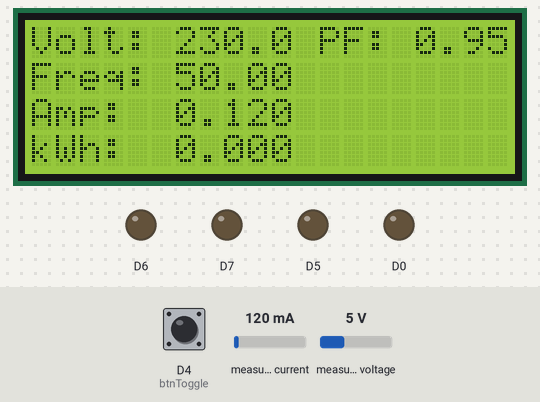
A sketch run on a simulated ESP8266 (NodeMCU). Shown: 20×4 character LCD, output pins drawn as LEDs (lit = HIGH). The test bench sets the inputs (shaded band); at power-on: D4 (btnToggle) HIGH, measured current 120 mA, measured voltage 5 V. WiFi joins after 1.5 s; servers stay silent unless stated.

Above: at 4.5 s.
4.6 s: D4 (btnToggle) pulled LOW for 0.35 s
At 5.1 s:
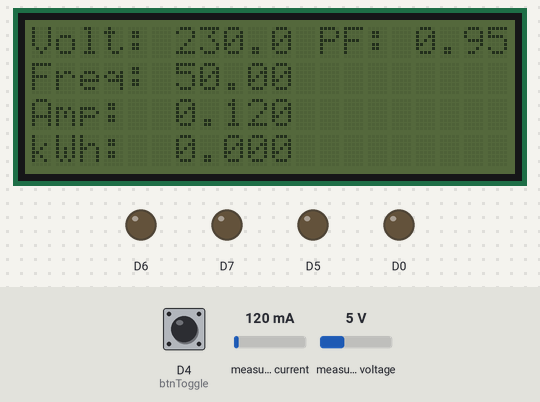
6.4 s: measured current set to 40 mA
At 7.8 s:
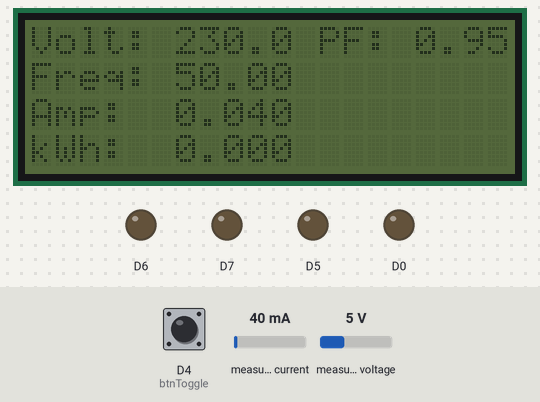
8.7 s: measured voltage set to 0.3 V
At 10.0 s:
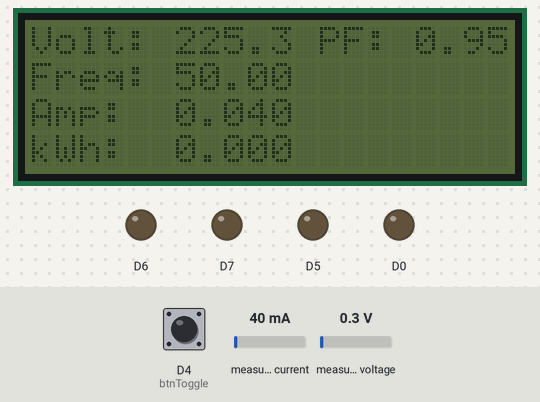
10.8 s: D4 (btnToggle) pulled LOW for 1 s
At 12.4 s:
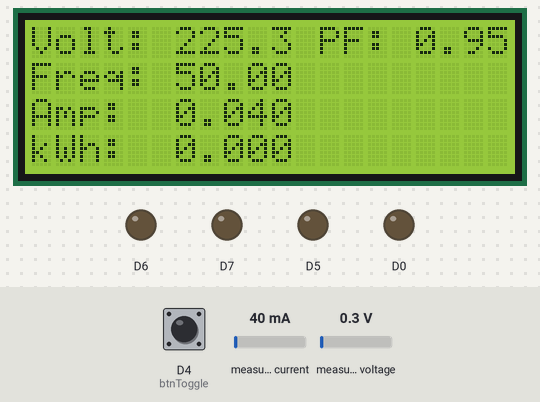
13.3 s: measured current set to 500 mA
At 14.9 s:
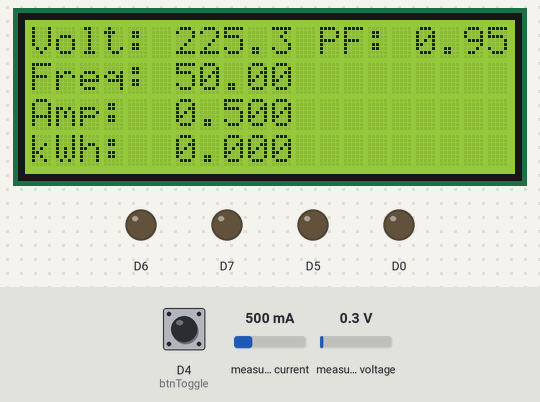
15.2 s: measured voltage set to 3.8 V
At 17.2 s:
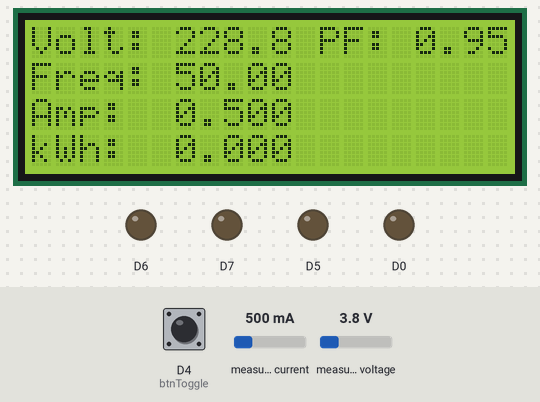
Timing chart, 0 to 18.7 s (numbered marks = the images above; inputs shaded):
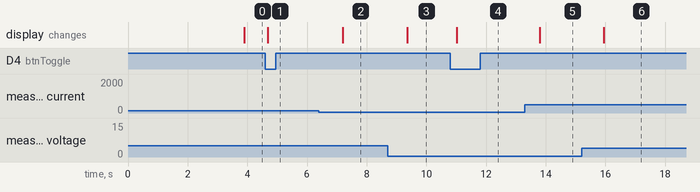

Measured:
- after the input at 4.6 s, the display: changes after 0.08 s (image 1)
- after the input at 6.4 s, the display: changes after 0.80 s (image 2)
- after the input at 8.7 s, the display: changes after 0.65 s (image 3)
- after the input at 10.8 s, the display: changes after 0.22 s (image 4)
- after the input at 13.3 s, the display: changes after 0.50 s (image 5)
- after the input at 15.2 s, the display: changes after 0.75 s (image 6)

The sketch:

MeterSocket_httpClient.ino
```cpp
#include <PZEM004Tv30.h>
#include <ESP8266WiFi.h>
#include <ESP8266WiFiMulti.h>
#include <ESP8266HTTPClient.h>
#include <LiquidCrystal_I2C.h>

#define btnReset D3
#define btnToggle D4

struct BTN{
  int main;
  int s1;
  int s2;
  int s3;
  int rst;
};
struct BTN state = {1,1,1,1,1};
struct BTN relay = {D0,D5,D6,D7,7};

String payload = "";
char btnState[6], str[30];
bool lcdBool = true;
float Voltage=0.0, Current=0.0, Frequency = 0.0, Power=0.0, Energy = 0.0, PF = 0.0;
int httpCode;

PZEM004Tv30 pzem(&Serial);
LiquidCrystal_I2C lcd(0x27, 20, 4);
ESP8266WiFiMulti wifiMulti;
HTTPClient http;

void setup() {
  lcd.begin();
  lcd.backlight();
  lcd.noCursor();
  lcd.clear();
  lcd.setCursor(0,1);
  lcd.print("Booting up");
  wifiMulti.addAP("#teamChitoge", "truenibba");
  wifiMulti.addAP("anon", "12345678");
  wifiMulti.addAP("Ganda & Cute Boarding House", "llaneta583");
  wifiMulti.addAP("Meter Socket", "FabLab2.0");
  pinMode(D5, OUTPUT);
  pinMode(D6, OUTPUT);
  pinMode(D7, OUTPUT);
  pinMode(D0, OUTPUT);
  pinMode(D3, INPUT);
  pinMode(D4, INPUT);
  delay(2000);
}

void loop() {
  static unsigned long lastMillis = 0;
  unsigned long currentMillis = millis();
  if (currentMillis - lastMillis > 150) {
    lastMillis = currentMillis;
    if(wifiMulti.run() == WL_CONNECTED){
      http.begin("http://tiano.codes/metersocket/api/esp.php");
      int httpCode = http.GET();
      if(httpCode == HTTP_CODE_OK){
        payload = http.getString();
        payload.toCharArray(btnState, 6);
        state.main = (int)btnState[0]-48;
        state.s1 = (int)btnState[1]-48;
        state.s2 = (int)btnState[2]-48;
        state.s3 = (int)btnState[3]-48;
        state.rst = (int)btnState[4]-48;
        setRelay();
        if(state.rst){
          http.end();
          http.begin("http://tiano.codes/metersocket/api/update.php?id=5&status=0");
          httpCode = http.GET();
          pzem.resetEnergy();
        }
        sendRawData();
      }
      http.end();
      updateValues();
      lcdPrint();
    }else{
      lcd.setCursor(0,0);
      lcd.print("Connecting to wifi");
    }
  }
  scanButtons();
}

void setRelay(){
  digitalWrite(relay.main, !state.main);
  digitalWrite(relay.s1, !state.s1);
  digitalWrite(relay.s2, !state.s2);
  digitalWrite(relay.s3, !state.s3);
}

void sendRawData() {
  static unsigned long lastMillis = 0;
  unsigned long currentMillis = millis();
  if (currentMillis - lastMillis > 1000) {
    lastMillis = currentMillis;
    String postStr = "voltage="+String(Voltage,1)+"&frequency="+String(Frequency,2)+"&amperage="+String(Current,3)+"&energy="+String(Energy,3)+"&pFactor="+String(PF,2);
    http.begin("http://tiano.codes/metersocket/api/update.php?"+postStr);
    httpCode = http.GET();
    http.end();
  }
}

void updateValues() {
  static unsigned long lastMillis = 0;
  unsigned long currentMillis = millis();
  if (currentMillis - lastMillis > 1000) {
    lastMillis = currentMillis;
    Voltage = pzem.voltage();
    if (!isnan(Voltage))
    {
      Current = pzem.current();
      Energy  = pzem.energy();
      Power = pzem.power();
      PF = pzem.pf();
      Frequency = pzem.frequency();
    } else {
      Voltage = 0.0;
      Current = 0.0;
      Power = 0.0;
      PF = 0.0;
      Frequency = 0.0;
    }
  }
}

void lcdPrint(){
  char valBuffer[15];
  char valBuffer2[15];
  lcd.setCursor(0,0);
  dtostrf(Voltage, 5, 1, valBuffer);
  dtostrf(PF, 5, 2, valBuffer2);
  sprintf(str, "Volt: %s PF:%s", valBuffer, valBuffer2);
  lcd.print(str);
  lcd.setCursor(0,1);
  dtostrf(Frequency, 5, 2, valBuffer);
  sprintf(str, "Freq: %s", valBuffer);

  lcd.print(str);
  lcd.setCursor(0,2);
  dtostrf(Current, 4, 3, valBuffer);
  sprintf(str, "Amp:  %s    ", valBuffer);
  lcd.print(str);
  lcd.setCursor(0,3);
  dtostrf(Energy, 4, 3, valBuffer);
  sprintf(str, "kWh:  %s    ",valBuffer);
  lcd.print(str);
}

void btn_toggleMain_handler()
{
 static unsigned long last_interrupt_time = 0;
 unsigned long interrupt_time = millis();

 if (interrupt_time - last_interrupt_time > 500)
 {
   lcdBool ? lcd.noBacklight() : lcd.backlight();
   lcdBool = !lcdBool;
 }
 last_interrupt_time = interrupt_time;
}

void btn_reset_handler()
{
 static unsigned long last_interrupt_time = 0;
 unsigned long interrupt_time = millis();
 if (interrupt_time - last_interrupt_time > 2000)
 {
   pzem.resetEnergy();
 }
 last_interrupt_time = interrupt_time;
}

void scanButtons() {
  static bool lastStateReset = 0;
  static bool lastStateToggle = 0;

  bool currentStateReset = digitalRead(btnReset);
  bool currentStateToggle = digitalRead(btnToggle);
  if (lastStateReset != currentStateReset)
  {
    if (currentStateReset == 0) {
      btn_reset_handler();
    }
    lastStateReset = currentStateReset;
  }
  if (lastStateToggle != currentStateToggle)
  {
    if (currentStateToggle == 0) {
      btn_toggleMain_handler();
    }
    lastStateToggle = currentStateToggle;
  }
}
```
